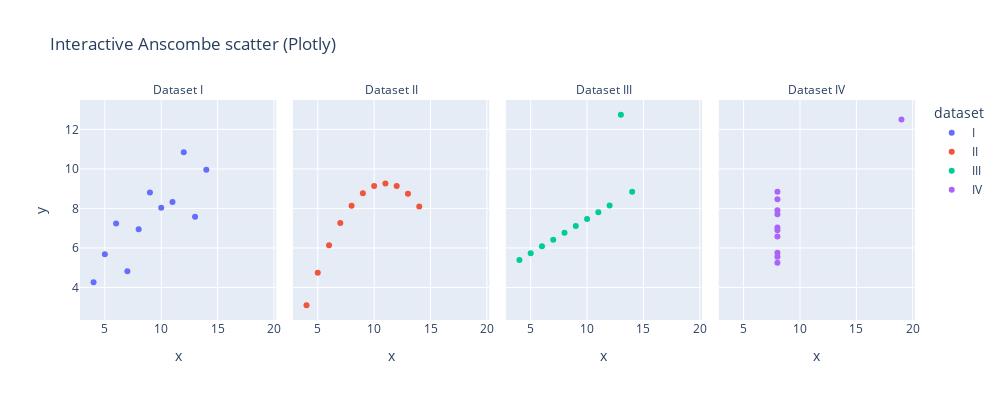

The cell this chart's notebook holds for it:
### Markdown cell above
## Residual Plot

This graph shows the difference of points from the linear regression line at any given x-value, for all 4 datasets. In 3 of 4 datasets, there is no bell curve shape as you can see each dataset has differing residual distribution. The only one of which that has a bell curve distribution is Dataset 3 as it follows a linear distribution which creates a bell curve.

### Code cell
fig = px.scatter(
    anscombe,
    x='x', y='y',
    color='dataset',
    facet_col='dataset',
    title="Interactive Anscombe scatter (Plotly)"
)
fig.update_layout(height=400, width=1000)

new_titles = {"I": "Dataset I", "II": "Dataset II", "III": "Dataset III", "IV": "Dataset IV"}
fig.for_each_annotation(lambda a: a.update(text=new_titles[a.text.split("=")[-1].strip()]))

fig.show()
fig.write_html("anscombe_plotly.html")

### Figure 1 — Plotly figure (JSON) as saved in the notebook; plotly's stock layout.template omitted (floating-point values rounded to 4 significant figures)
{"data": [{"hovertemplate": "dataset=I<br>x=%{x}<br>y=%{y}<extra></extra>", "legendgroup": "I", "marker": {"color": "#636efa", "symbol": "circle"}, "mode": "markers", "name": "I", "orientation": "v", "showlegend": true, "type": "scatter", "x": [10.0, 8.0, 13.0, 9.0, 11.0, 14.0, 6.0, 4.0, 12.0, 7.0, 5.0], "xaxis": "x", "y": [8.04, 6.95, 7.58, 8.81, 8.33, 9.96, 7.24, 4.26, 10.84, 4.82, 5.68], "yaxis": "y"}, {"hovertemplate": "dataset=II<br>x=%{x}<br>y=%{y}<extra></extra>", "legendgroup": "II", "marker": {"color": "#EF553B", "symbol": "circle"}, "mode": "markers", "name": "II", "orientation": "v", "showlegend": true, "type": "scatter", "x": [10.0, 8.0, 13.0, 9.0, 11.0, 14.0, 6.0, 4.0, 12.0, 7.0, 5.0], "xaxis": "x2", "y": [9.14, 8.14, 8.74, 8.77, 9.26, 8.1, 6.13, 3.1, 9.13, 7.26, 4.74], "yaxis": "y2"}, {"hovertemplate": "dataset=III<br>x=%{x}<br>y=%{y}<extra></extra>", "legendgroup": "III", "marker": {"color": "#00cc96", "symbol": "circle"}, "mode": "markers", "name": "III", "orientation": "v", "showlegend": true, "type": "scatter", "x": [10.0, 8.0, 13.0, 9.0, 11.0, 14.0, 6.0, 4.0, 12.0, 7.0, 5.0], "xaxis": "x3", "y": [7.46, 6.77, 12.74, 7.11, 7.81, 8.84, 6.08, 5.39, 8.15, 6.42, 5.73], "yaxis": "y3"}, {"hovertemplate": "dataset=IV<br>x=%{x}<br>y=%{y}<extra></extra>", "legendgroup": "IV", "marker": {"color": "#ab63fa", "symbol": "circle"}, "mode": "markers", "name": "IV", "orientation": "v", "showlegend": true, "type": "scatter", "x": [8.0, 8.0, 8.0, 8.0, 8.0, 8.0, 8.0, 19.0, 8.0, 8.0, 8.0], "xaxis": "x4", "y": [6.58, 5.76, 7.71, 8.84, 8.47, 7.04, 5.25, 12.5, 5.56, 7.91, 6.89], "yaxis": "y4"}], "layout": {"annotations": [{"font": {}, "showarrow": false, "text": "Dataset I", "x": 0.1175, "xanchor": "center", "xref": "paper", "y": 1, "yanchor": "bottom", "yref": "paper"}, {"font": {}, "showarrow": false, "text": "Dataset II", "x": 0.3725, "xanchor": "center", "xref": "paper", "y": 1, "yanchor": "bottom", "yref": "paper"}, {"font": {}, "showarrow": false, "text": "Dataset III", "x": 0.6275, "xanchor": "center", "xref": "paper", "y": 1, "yanchor": "bottom", "yref": "paper"}, {"font": {}, "showarrow": false, "text": "Dataset IV", "x": 0.8825, "xanchor": "center", "xref": "paper", "y": 1, "yanchor": "bottom", "yref": "paper"}], "height": 400, "legend": {"title": {"text": "dataset"}, "tracegroupgap": 0}, "title": {"text": "Interactive Anscombe scatter (Plotly)"}, "width": 1000, "xaxis": {"anchor": "y", "domain": [0, 0.235], "title": {"text": "x"}}, "xaxis2": {"anchor": "y2", "domain": [0.255, 0.49], "matches": "x", "title": {"text": "x"}}, "xaxis3": {"anchor": "y3", "domain": [0.51, 0.745], "matches": "x", "title": {"text": "x"}}, "xaxis4": {"anchor": "y4", "domain": [0.765, 1.0], "matches": "x", "title": {"text": "x"}}, "yaxis": {"anchor": "x", "domain": [0, 1], "title": {"text": "y"}}, "yaxis2": {"anchor": "x2", "domain": [0, 1], "matches": "y", "showticklabels": false}, "yaxis3": {"anchor": "x3", "domain": [0, 1], "matches": "y", "showticklabels": false}, "yaxis4": {"anchor": "x4", "domain": [0, 1], "matches": "y", "showticklabels": false}}}
